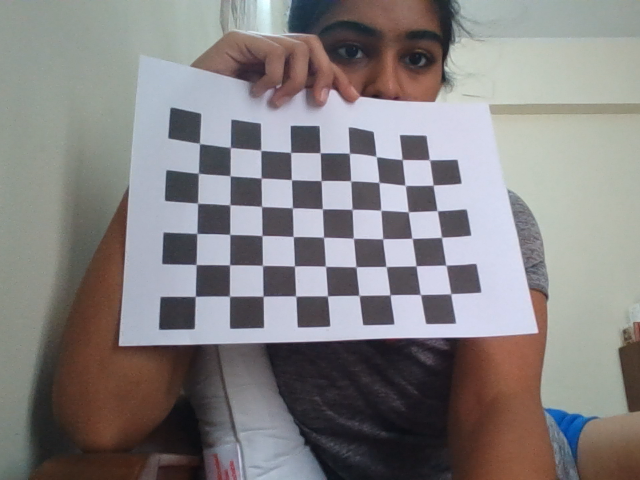
#> input picture Task 4/calib_images/img1.png, 640 x 480 px; its folder holds only this picture in this run
$ python camera_calib.py
#> lines starting #> are read from the running program, lines starting #| are printed output that depends on the picture; after the words box and inside, x2 and y2 are one past the last pixel; in counts of white or black regions, pixels touching at a corner belong together
import cv2 as cv
import numpy as np
import glob

CHESS_BOARD_DIM = (9, 6)

SQUARE_SIZE = 23  # mm


criteria = (cv.TERM_CRITERIA_EPS + cv.TERM_CRITERIA_MAX_ITER, 30, 0.001)

obj_3D = np.zeros((CHESS_BOARD_DIM[0] * CHESS_BOARD_DIM[1], 3), np.float32)
obj_3D[:, :2] = np.mgrid[0 : CHESS_BOARD_DIM[0], 0 : CHESS_BOARD_DIM[1]].T.reshape(
    -1, 2
)

# hmm
obj_3D *= SQUARE_SIZE
print(obj_3D)

# Arrays to store object points and image points from all the images.
obj_points_3D = []  # 3d point in real world space
img_points_2D = []  # 2d points in image plane.

images = glob.glob("calib_images/*.png")
gray = np.array([])
for file in images:
    img = cv.imread(file)
#> img is the input picture: shape (480, 640, 3); mean B, G, R 129.8, 129.3, 132.6
    gray = cv.cvtColor(img, cv.COLOR_BGR2GRAY)
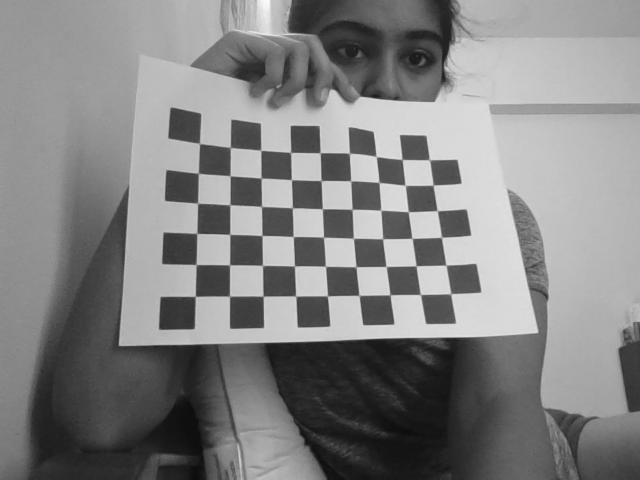
#> gray: shape (480, 640); min 11, max 251, mean 130.3

    ret, corners = cv.findChessboardCorners(gray, CHESS_BOARD_DIM)
#> ret = True; corners = 54 rows, first 8: [199.6, 143.6], [230.5, 147.5], [260.6, 150.6], [290.5, 152.5], [320.1, 152.7], [349.5, 153.4], [376.4, 156.7], [402, 159.5]
    if ret == True:
        obj_points_3D.append(obj_3D)
        corners2 = cv.cornerSubPix(gray, corners, (11, 11), (-1, -1), criteria)
#> corners2 = 54 rows, first 8: [199.5, 143.5], [230.3, 147.5], [260.7, 150.3], [290.7, 152.4], [320.1, 152.7], [349.4, 153.2], [376.1, 156.4], [402.2, 159.5]
        img_points_2D.append(corners2)

        img = cv.drawChessboardCorners(img, CHESS_BOARD_DIM, corners2, ret)
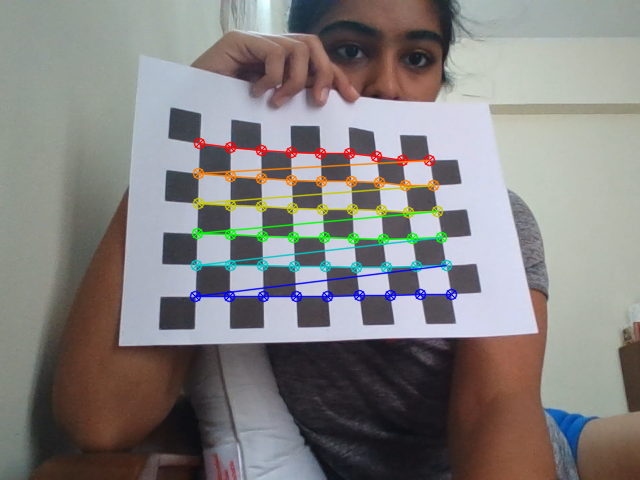
#> img: shape (480, 640, 3); 3.87% of pixels changed, all inside (x1, y1, x2, y2) = (189, 137, 458, 303)

ret, mtx, dist, rvecs, tvecs = cv.calibrateCamera(
    obj_points_3D, img_points_2D, gray.shape[::-1], None, None
)
#> ret = 0.792; mtx = [[351.7, 0, 310.7], [0, 331.8, 202.4], [0, 0, 1]]; dist = [[-0.616, 5.31, -0.0479, 0.0473, -11.83]]; rvecs = ([-0.293, -0.262, 0.000735],); tvecs = ([-82.11, -42.57, 246.1],)
print("calibrated")

# saving calibration data
np.savez(
    "calib_data",
    camMatrix=mtx,
    distCoef=dist,
    rVector=rvecs,
    tVector=tvecs,
)

$ run again, on Task 4/calib_images/img13.png
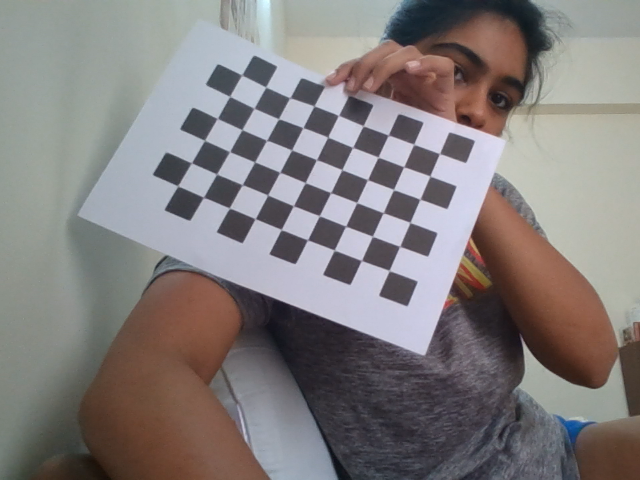
#> input picture Task 4/calib_images/img13.png, 640 x 480 px
#> img is the input picture: shape (480, 640, 3); mean B, G, R 125, 125.4, 130.6
#> `gray = cv.cvtColor(img, cv.COLOR_BGR2GRAY)`:
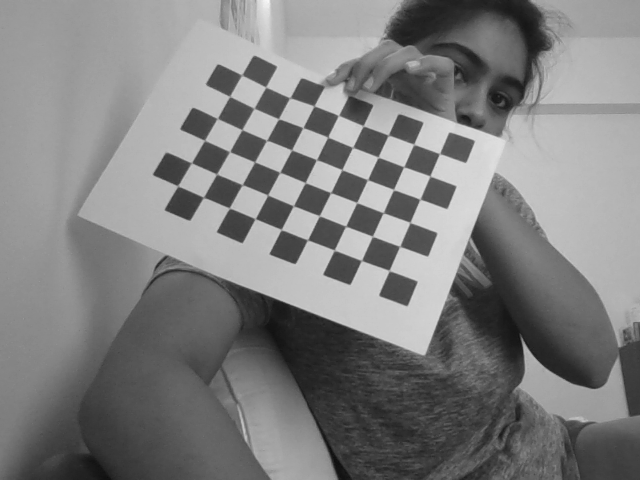
#> gray: shape (480, 640); min 12, max 247, mean 126.9
#> `ret, corners = cv.findChessboardCorners(gray, CHESS_BOARD_DIM)`: ret = True; corners = 54 rows, first 8: [389.2, 270.6], [361.5, 260.5], [334.4, 250], [307.6, 240], [281.4, 229.7], [255.2, 218.7], [229.5, 208.1], [203.3, 197.6]
#> corners2 = 54 rows, first 8: [389.2, 270.5], [361.4, 260.5], [334.3, 250.1], [307.5, 239.8], [281.2, 229.5], [255.2, 218.7], [229.4, 207.9], [203.4, 197.2]
#> `img = cv.drawChessboardCorners(img, CHESS_BOARD_DIM, corners2, ret)`:
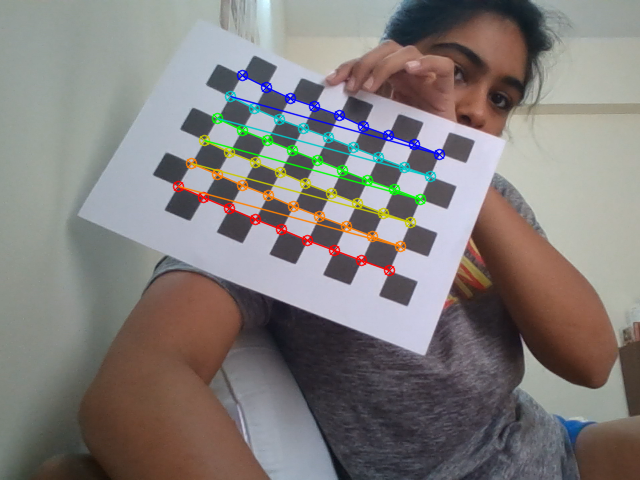
#> img: shape (480, 640, 3); 3.55% of pixels changed, all inside (x1, y1, x2, y2) = (172, 69, 446, 277)
#> `ret, mtx, dist, rvecs, tvecs = cv.calibrateCamera( obj_points_3D, img_..`: ret = 0.375; mtx = [[263.1, 0, 356.6], [0, 244.1, 254.1], [0, 0, 1]]; dist = [[0.0837, -0.218, -0.021, 0.0317, 0.236]]; rvecs = ([0.0656, -0.29, -2.74],); tvecs = ([25.22, 14.3, 206.2],)

$ run again, on Task 4/calib_images/img14.png
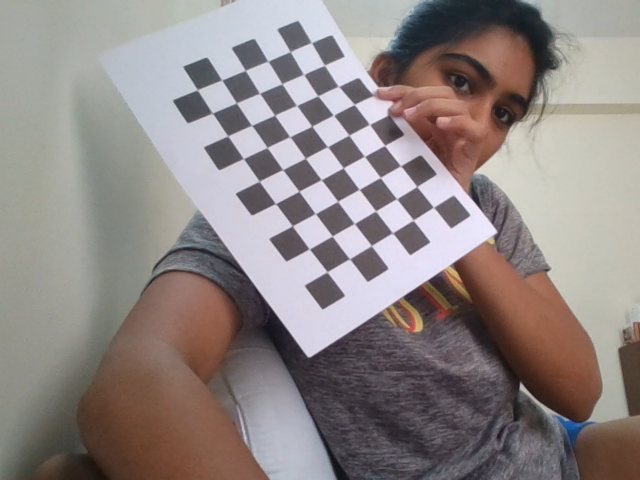
#> input picture Task 4/calib_images/img14.png, 640 x 480 px
#> img is the input picture: shape (480, 640, 3); mean B, G, R 132.1, 133.7, 142.6
#> `gray = cv.cvtColor(img, cv.COLOR_BGR2GRAY)`:
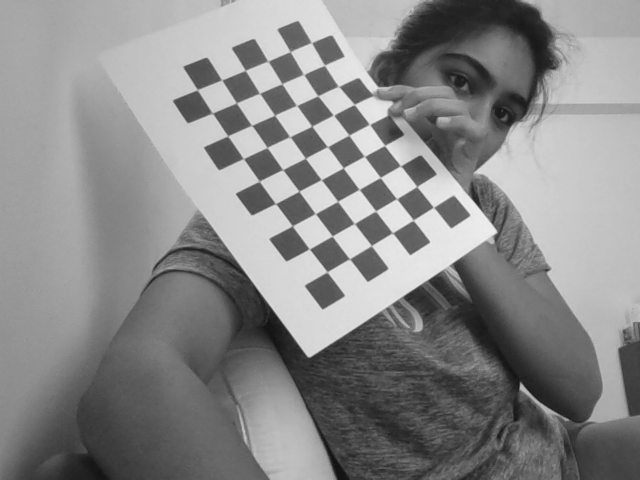
#> gray: shape (480, 640); min 14, max 241, mean 136.2
#> `ret, corners = cv.findChessboardCorners(gray, CHESS_BOARD_DIM)`: ret = True; corners = 54 rows, first 8: [327.1, 272], [309.3, 248.9], [292.4, 225.8], [275.5, 203.7], [259.3, 181.4], [243.6, 158.7], [227.7, 136], [212.4, 113.1]
#> corners2 = 54 rows, first 8: [327.1, 271.8], [309.3, 248.8], [292.3, 225.9], [275.5, 203.5], [259.3, 181.2], [243.4, 158.5], [227.7, 135.9], [212.3, 113.1]
#> `img = cv.drawChessboardCorners(img, CHESS_BOARD_DIM, corners2, ret)`:
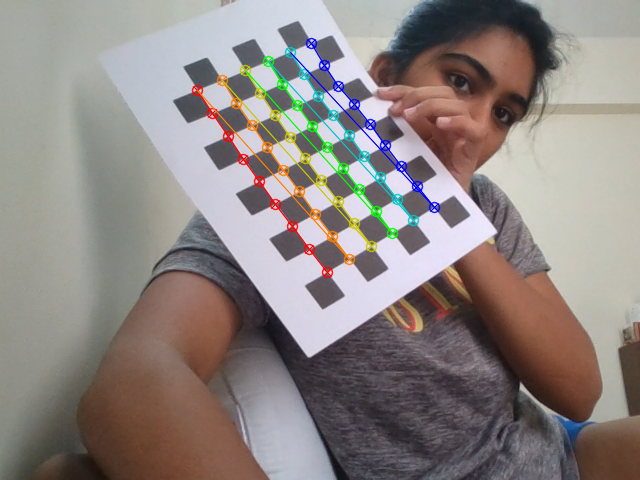
#> img: shape (480, 640, 3); 3.22% of pixels changed, all inside (x1, y1, x2, y2) = (191, 37, 441, 279)
#> `ret, mtx, dist, rvecs, tvecs = cv.calibrateCamera( obj_points_3D, img_..`: ret = 0.549; mtx = [[449.2, 0, 303.4], [0, 410.5, 236.7], [0, 0, 1]]; dist = [[0.38, -4.28, -0.0388, 0.066, 16.54]]; rvecs = ([0.169, -0.54, -2.11],); tvecs = ([17.4, 29.32, 337.8],)

$ run again, on Task 4/calib_images/img15.png
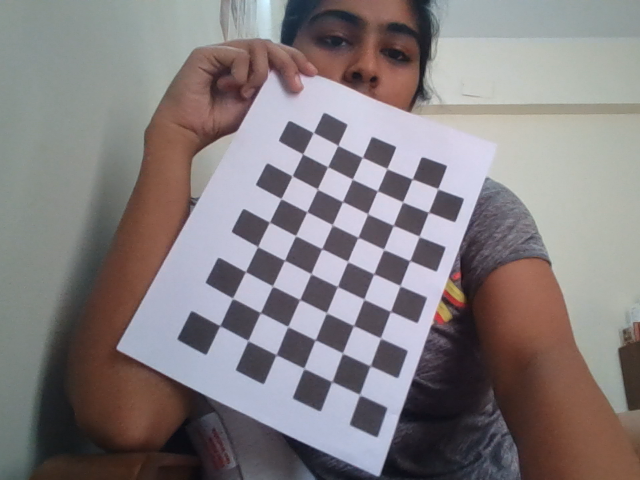
#> input picture Task 4/calib_images/img15.png, 640 x 480 px
#> img is the input picture: shape (480, 640, 3); mean B, G, R 127.6, 125.9, 132.3
#> `gray = cv.cvtColor(img, cv.COLOR_BGR2GRAY)`:
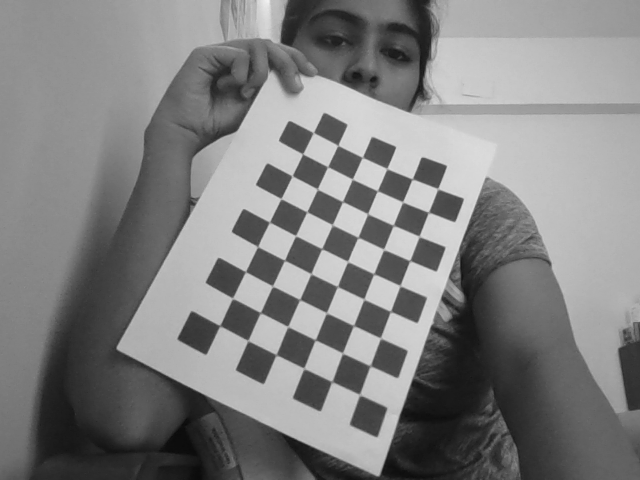
#> gray: shape (480, 640); min 10, max 241, mean 128
#> `ret, corners = cv.findChessboardCorners(gray, CHESS_BOARD_DIM)`: ret = True; corners = 54 rows, first 8: [219.8, 325.5], [232.6, 298.5], [245.6, 271.6], [257.8, 246.8], [269.5, 222.1], [280.9, 198.6], [292.1, 175.8], [302.5, 153.7]
#> corners2 = 54 rows, first 8: [219.7, 325.6], [232.6, 298.2], [245.4, 271.6], [257.6, 246.5], [269.4, 222.1], [281, 198.6], [292.1, 175.8], [302.7, 153.9]
#> `img = cv.drawChessboardCorners(img, CHESS_BOARD_DIM, corners2, ret)`:
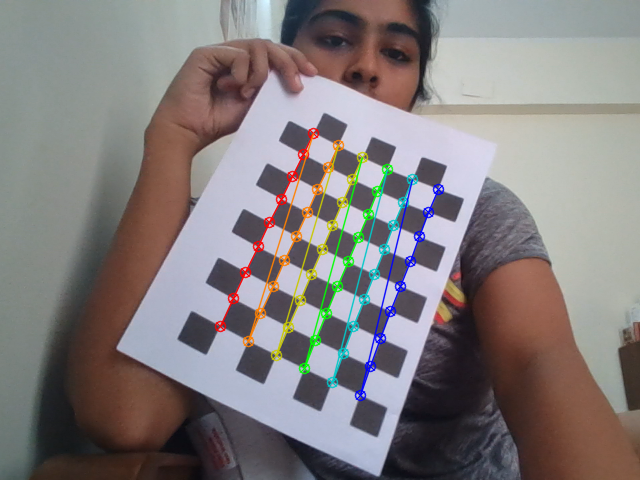
#> img: shape (480, 640, 3); 3.57% of pixels changed, all inside (x1, y1, x2, y2) = (214, 127, 445, 402)
#> `ret, mtx, dist, rvecs, tvecs = cv.calibrateCamera( obj_points_3D, img_..`: ret = 0.699; mtx = [[676, 0, 331.8], [0, 772.9, 247.8], [0, 0, 1]]; dist = [[-1.01, 85.98, -0.0759, 0.0101, -1437.9]]; rvecs = ([-0.411, -0.451, -1.11],); tvecs = ([-84.65, 52.36, 500.5],)

$ run again, on Task 4/calib_images/img10.png
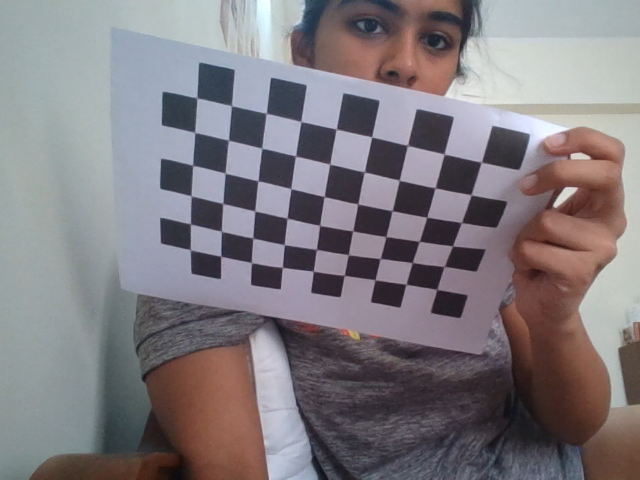
#> input picture Task 4/calib_images/img10.png, 640 x 480 px
#> img is the input picture: shape (480, 640, 3); mean B, G, R 127.1, 122.6, 128.2
#> `gray = cv.cvtColor(img, cv.COLOR_BGR2GRAY)`:
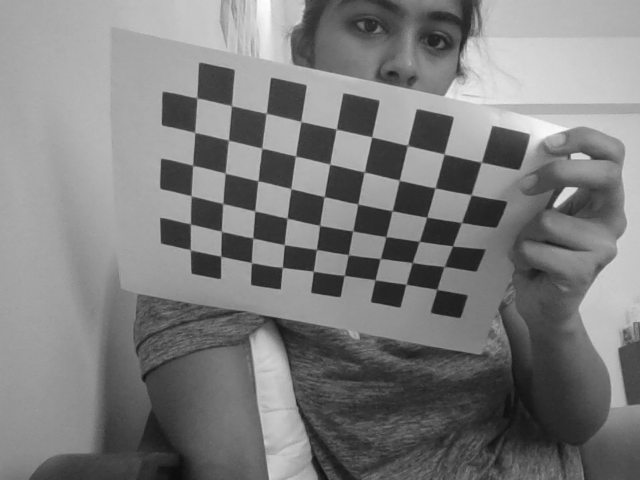
#> gray: shape (480, 640); min 12, max 254, mean 124.8
#> `ret, corners = cv.findChessboardCorners(gray, CHESS_BOARD_DIM)`: ret = True; corners = 54 rows, first 8: [436.5, 289], [405.8, 284.4], [375.2, 280], [344.6, 275.1], [313.1, 271.2], [282.4, 267.4], [251.7, 263], [220.8, 255.9]
#> corners2 = 54 rows, first 8: [436.8, 289.4], [405.9, 284.2], [375.1, 279.7], [344.2, 275.4], [313.3, 271.3], [282.3, 267.4], [251.4, 262.6], [220.7, 256.2]
#> `img = cv.drawChessboardCorners(img, CHESS_BOARD_DIM, corners2, ret)`:
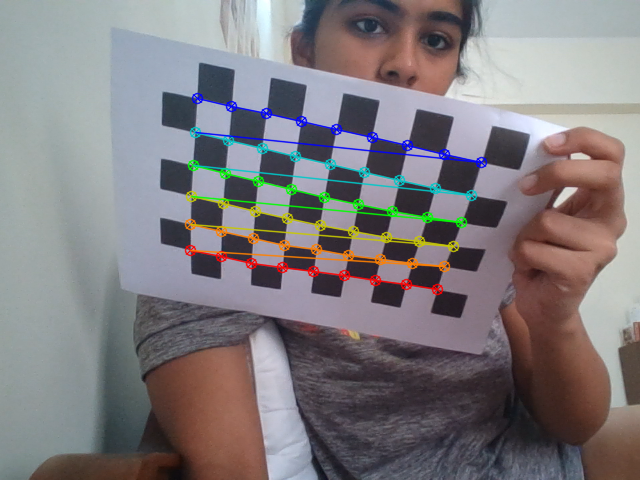
#> img: shape (480, 640, 3); 4.1% of pixels changed, all inside (x1, y1, x2, y2) = (184, 92, 488, 296)
#> `ret, mtx, dist, rvecs, tvecs = cv.calibrateCamera( obj_points_3D, img_..`: ret = 2.36; mtx = [[751.1, 0, 424.1], [0, 686.2, 250], [0, 0, 1]]; dist = [[4.51, -46.03, -0.0785, 0.201, 167.5]]; rvecs = ([0.142, 0.809, -2.81],); tvecs = ([7.48, 35, 562.1],)
